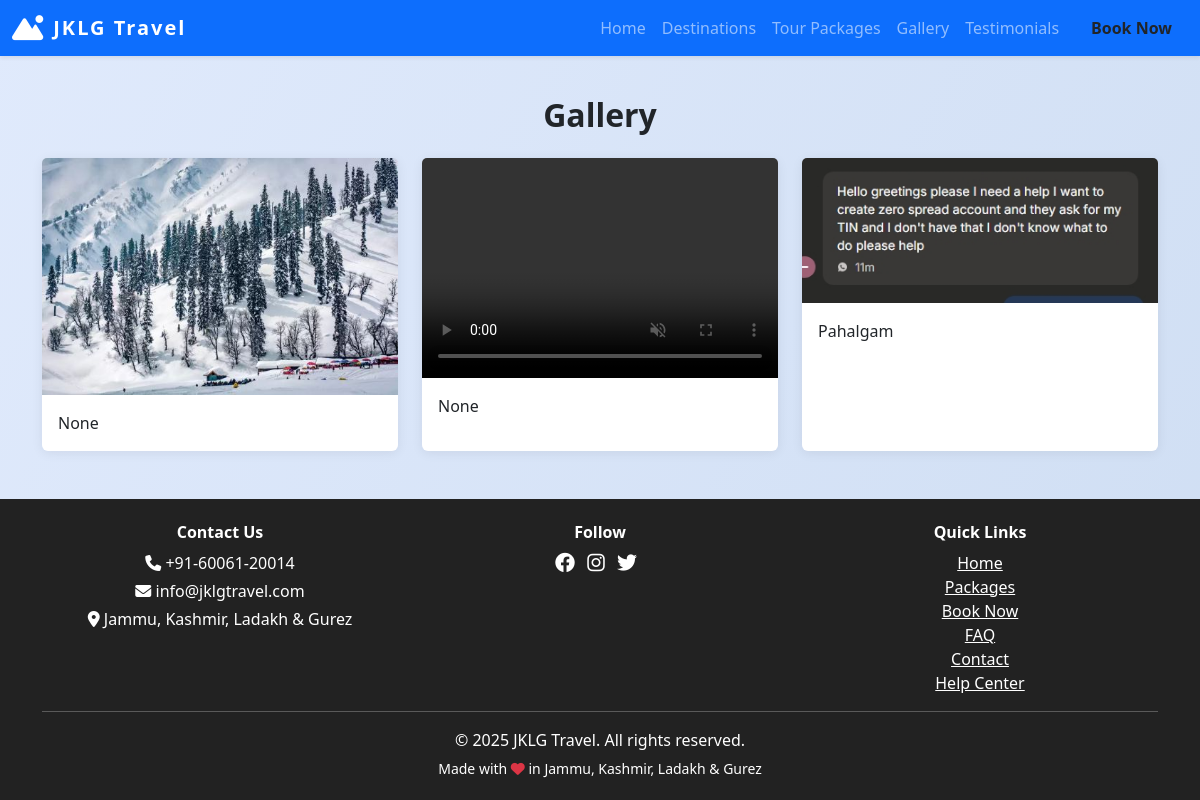
The page /gallery on the database its author committed.
### models.py (models this page shows, shortened)
class SiteSettings(db.Model):
    id = db.Column(db.Integer, primary_key=True)
    site_name = db.Column(db.String(120), default='JKLG Travel')
    site_title = db.Column(db.String(200), default='JKLG Travel - Explore Jammu, Kashmir, Ladakh & Gurez')
    logo = db.Column(db.String(200))
    phone = db.Column(db.String(30), default='+91-12345-67890')
    email = db.Column(db.String(120), default='info@jklgtravel.com')
    address = db.Column(db.String(200), default='Jammu, Kashmir, Ladakh & Gurez')
    facebook = db.Column(db.String(120))  # Username only
    instagram = db.Column(db.String(120))  # Username only
    twitter = db.Column(db.String(120))  # Username only
    linkedin = db.Column(db.String(120))  # Username only
    youtube = db.Column(db.String(120))  # Channel/user ID only
    whatsapp = db.Column(db.String(30))  # Number only
    telegram = db.Column(db.String(120))  # Username only
    meta_description = db.Column(db.String(300))
    about = db.Column(db.Text)
    google_analytics_id = db.Column(db.String(32))

class GalleryImage(db.Model):
    id = db.Column(db.Integer, primary_key=True)
    image = db.Column(db.String(200))
    caption = db.Column(db.String(200))
    video = db.Column(db.String(200))  # New field for video

### views.py (the view)
@main.route('/gallery')
def gallery():
    page = request.args.get('page', 1, type=int)
    per_page = 6
    pagination = GalleryImage.query.paginate(page=page, per_page=per_page, error_out=False)
    gallery = pagination.items
    return render_template('gallery.html', gallery=gallery, pagination=pagination)

### views.py (called while the page is built)
@main.context_processor
def inject_site_settings():
    settings = SiteSettings.query.first()
    return dict(site_settings=settings)

### templates/gallery.html (shortened to what this page needs)
{% extends 'base.html' %}
{% block content %}
<h2 class="section-title text-center">Gallery</h2>
<div class="row g-4">
    {% for g in gallery %}
    <div class="col-md-4">
        <div class="card h-100 gallery-card" data-bs-toggle="modal" data-bs-target="#galleryModal{{ g.id }}" style="cursor:pointer;">
            {% if g.image %}
            <img src="{{ url_for('static', filename='gallery/' + g.image) }}" class="card-img-top" alt="Gallery image">
            {% elif g.video %}
            <video class="card-img-top" src="{{ url_for('static', filename='gallery/' + g.video) }}" controls muted style="height:220px;object-fit:cover;"></video>
            {% else %}
            <img src="https://via.placeholder.com/600x400?text=Gallery" class="card-img-top" alt="Gallery image">
            {% endif %}
            <div class="card-body"><p class="card-text">{{ g.caption }}</p></div>
        </div>
    </div>
    {% endfor %}
</div>
{% endblock %}

### templates/base.html (shortened to what this page needs)
<!DOCTYPE html>
<html lang="en">
<head>
    <link rel="stylesheet" href="https://cdn.jsdelivr.net/npm/bootstrap@5.3.0/dist/css/bootstrap.min.css">
    <link rel="stylesheet" href="https://cdnjs.cloudflare.com/ajax/libs/font-awesome/6.4.0/css/all.min.css">
</head>
<body>
    <nav class="navbar navbar-expand-lg navbar-dark bg-primary shadow-sm">
        <div class="container-fluid">
            <a class="navbar-brand d-flex align-items-center gap-2" href="/">
                {% if site_settings and site_settings.logo %}
                    <img src="{{ url_for('static', filename=site_settings.logo) }}" alt="Logo" style="height:36px; width:auto; border-radius:6px;">
                {% else %}
                    <i class="fa fa-mountain-sun fa-lg"></i>
                {% endif %}
                {{ site_settings.site_name if site_settings and site_settings.site_name else 'JKLG Travel' }}
            </a>
            <div class="collapse navbar-collapse" id="navbarNav">
                <ul class="navbar-nav ms-auto">
                    <li class="nav-item"><a class="nav-link" href="/">Home</a></li>
                    <li class="nav-item"><a class="nav-link" href="/places">Destinations</a></li>
                    <li class="nav-item"><a class="nav-link" href="/packages">Tour Packages</a></li>
                    <li class="nav-item"><a class="nav-link" href="/gallery">Gallery</a></li>
                    <li class="nav-item"><a class="nav-link" href="/testimonials">Testimonials</a></li>
                    <li class="nav-item"><a class="nav-link btn btn-warning text-dark ms-2 px-3 fw-bold" href="/book">Book Now</a></li>
                </ul>
            </div>
        </div>
    </nav>
    <div class="container mt-4">
        {% block content %}{% endblock %}
    </div>
    <footer class="footer text-center mt-5">
        <div class="container">
            <div class="row mb-2">
                <div class="col-md-4 mb-2 mb-md-0">
                    <h6 class="fw-bold">Contact Us</h6>
                    <p class="mb-1"><i class="fa fa-phone"></i> {{ site_settings.phone if site_settings and site_settings.phone else '+91-12345-67890' }}</p>
                    <p class="mb-1"><i class="fa fa-envelope"></i> {{ site_settings.email if site_settings and site_settings.email else 'info@jklgtravel.com' }}</p>
                    <p class="mb-1"><i class="fa fa-map-marker-alt"></i> {{ site_settings.address if site_settings and site_settings.address else 'Jammu, Kashmir, Ladakh & Gurez' }}</p>
                </div>
                <div class="col-md-4 mb-2 mb-md-0">
                    <h6 class="fw-bold">Follow</h6>
                    {% if site_settings and site_settings.facebook %}
                        <a href="{{ site_settings.facebook }}" class="me-2 text-white"><i class="fab fa-facebook fa-lg"></i></a>
                    {% endif %}
                    {% if site_settings and site_settings.instagram %}
                        <a href="{{ site_settings.instagram }}" class="me-2 text-white"><i class="fab fa-instagram fa-lg"></i></a>
                    {% endif %}
                    {% if site_settings and site_settings.twitter %}
                        <a href="{{ site_settings.twitter }}" class="me-2 text-white"><i class="fab fa-twitter fa-lg"></i></a>
                    {% endif %}
                </div>
                <div class="col-md-4">
                    <h6 class="fw-bold">Quick Links</h6>
                    <a href="/" class="d-block text-white">Home</a>
                    <a href="/packages" class="d-block text-white">Packages</a>
                    <a href="/book" class="d-block text-white">Book Now</a>
                    <a href="/faq" class="d-block text-white">FAQ</a>
                    <a href="/contact" class="d-block text-white">Contact</a>
                    <a href="/help" class="d-block text-white">Help Center</a>
                </div>
            </div>
            <hr class="bg-light">
            <p class="mb-1">&copy; {{ 2025 }} {{ site_settings.site_name if site_settings and site_settings.site_name else 'JKLG Travel Agency' }}. All rights reserved.</p>
            <small>Made with <i class="fa fa-heart text-danger"></i> in Jammu, Kashmir, Ladakh & Gurez</small>
        </div>
    </footer>
</body>
</html>

### templates/base.html (style rules this page uses)
body { background: linear-gradient(120deg, #e0eafc, #cfdef3 100%); min-height: 100vh; }
.navbar-brand { font-weight: bold; letter-spacing: 2px; }
.section-title { margin-top: 40px; margin-bottom: 24px; font-weight: 700; }
.card { box-shadow: 0 2px 12px rgba(0,0,0,0.07); border: none; }
.footer { background: #222; color: #fff; padding: 24px 0; margin-top: 48px; }
.footer a { color: #fff; text-decoration: underline; }

### rows shown on the page
SiteSettings: site_name "JKLG Travel", phone "+91-60061-20014", email "info@jklgtravel.com", address "Jammu, Kashmir, Ladakh & Gurez"
GalleryImage: image (picture), caption "None"
GalleryImage: caption "None"
GalleryImage: image (picture), caption "Pahalgam"

### other values the page prints
{{ 2025 }} "2025"
